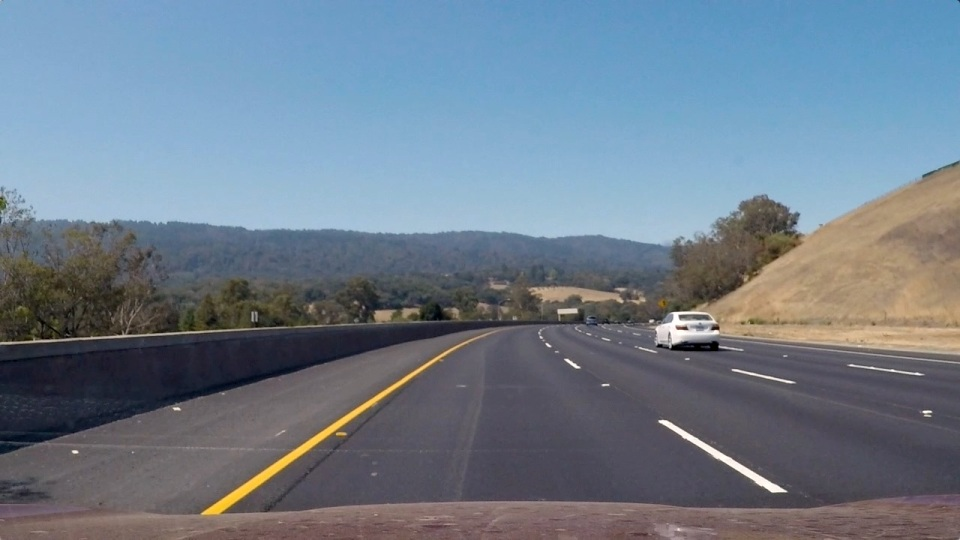
#> input picture test_images/test3.jpg, 960 x 540 px, found by its file name
$ python perspective_transformer.py
#> lines starting #> are read from the running program, lines starting #| are printed output that depends on the picture
#> further down, img is the input picture: shape (540, 960, 3); mean B, G, R 138.9, 124.6, 110.7
import cv2
import numpy as np
import matplotlib.pyplot as plt


# img = cv2.imread(r"test_images\test3.jpg")
# plt.imshow(img)
# plt.show()


# The points from the region where the lane is visible
source_points = np.float32([(412, 345), (112, 540), (900, 540), (577, 345)])

# The points to display the source region from top-view
destination_points = np.float32([(75, 0), (75, 540), (825, 540), (825, 0)])

# Create perspective region of top-view where lane lines look parallel
top_view = cv2.getPerspectiveTransform(source_points, destination_points)

# Create perspective region of front-view where lane lines are converging
front_view = cv2.getPerspectiveTransform(destination_points, source_points)


# Function that converts front-view image to top-view image
def front_to_top(img):
    return cv2.warpPerspective(img, top_view, (960, 540), flags=cv2.INTER_LINEAR)
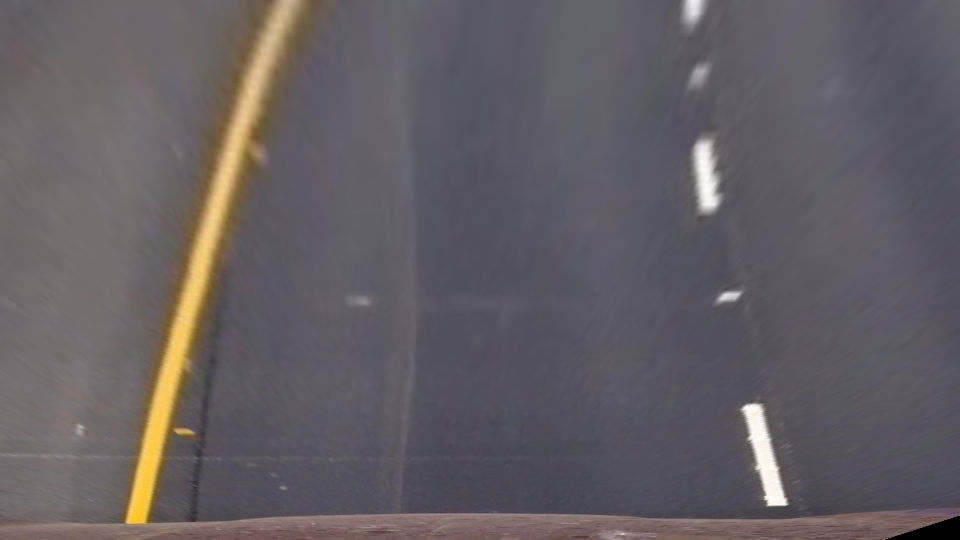
#> returned value: shape (540, 960, 3); mean of channels 0, 1, 2 99.1, 94, 99.5; drawn as B, G, R


# Function that converts top-view image to front-view image
def top_to_front(img):
    return cv2.warpPerspective(img, front_view, (960, 540), flags=cv2.INTER_LINEAR)
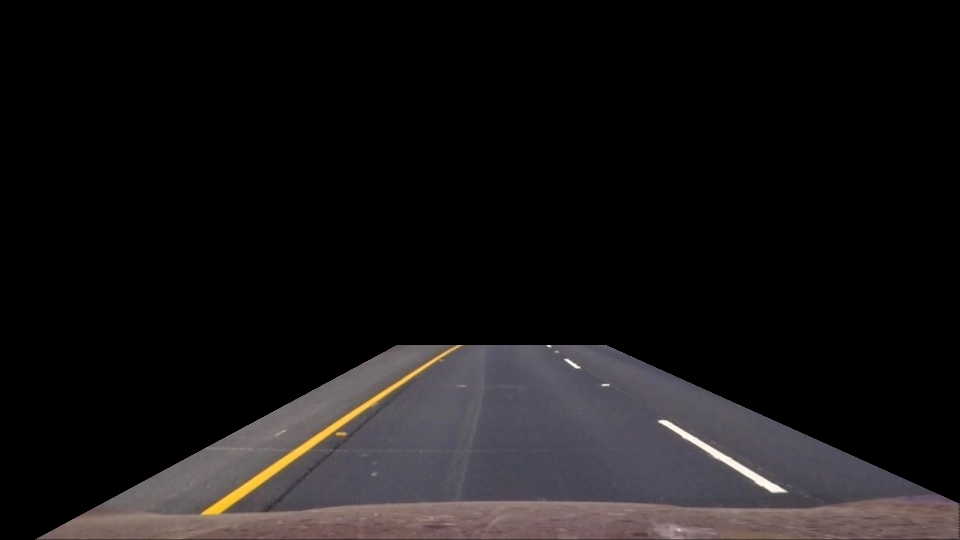
#> returned value: shape (540, 960, 3); mean of channels 0, 1, 2 21.6, 20.9, 23.1; drawn as B, G, R


# Test code
img = cv2.imread(r"test_images\test3.jpg")
out_img1 = front_to_top(img)
out_img2 = top_to_front(out_img1)
cv2.imshow("Image1", img)
cv2.imshow("Image2", out_img1)
cv2.imshow("Image3", out_img2)
cv2.waitKey(0)

$ run again, with test_images/test1.jpg copied over test_images/test3.jpg
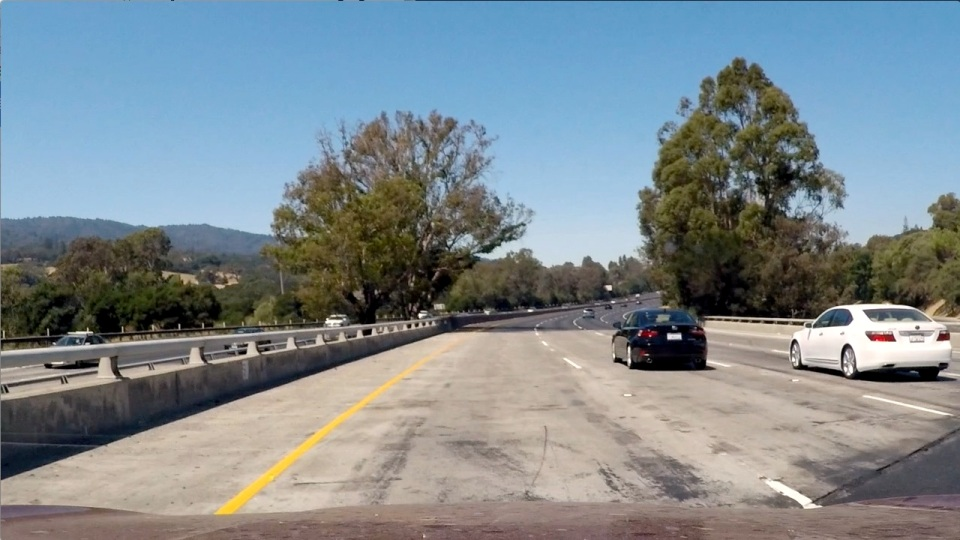
#> input picture test_images/test1.jpg, 960 x 540 px, found by its file name
#> img is the input picture: shape (540, 960, 3); mean B, G, R 142.6, 137.3, 126.4
#> in front_to_top, `return cv2.warpPerspective(img, top_view, (960, 540), flags=cv2.INTER_..`:
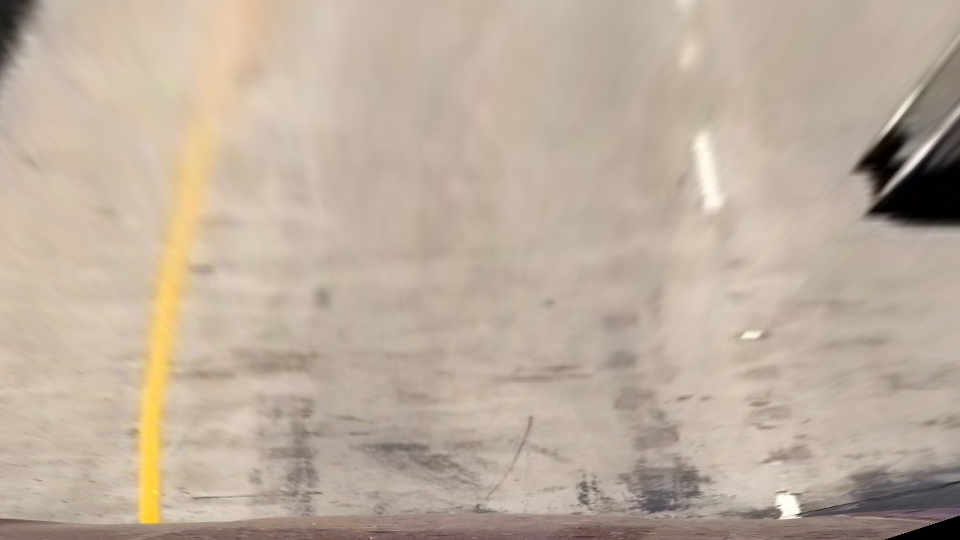
#> returned value: shape (540, 960, 3); mean of channels 0, 1, 2 157.8, 174, 189.8; drawn as B, G, R
#> in top_to_front, `return cv2.warpPerspective(img, front_view, (960, 540), flags=cv2.INTE..`:
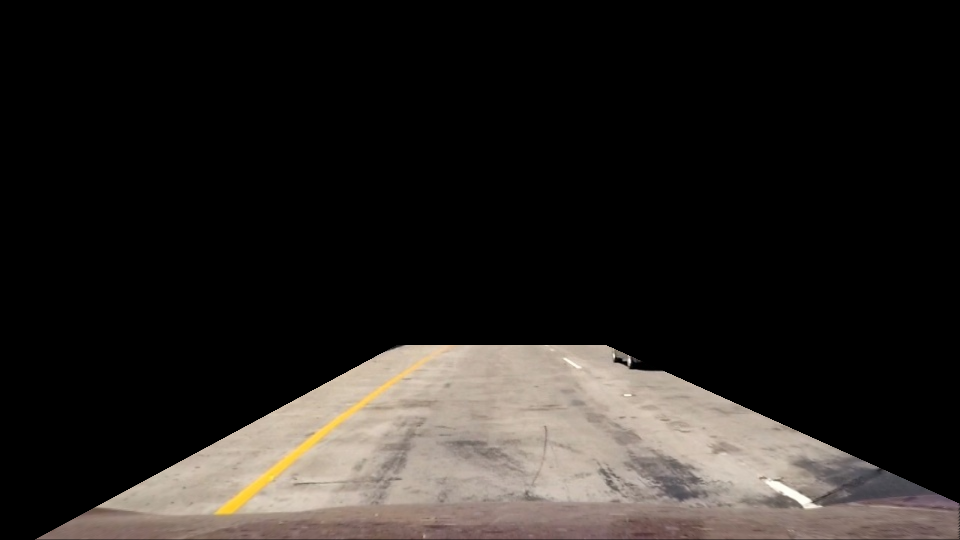
#> returned value: shape (540, 960, 3); mean of channels 0, 1, 2 32.2, 35.2, 38.9; drawn as B, G, R

$ run again, with test_images/test2.jpg copied over test_images/test3.jpg
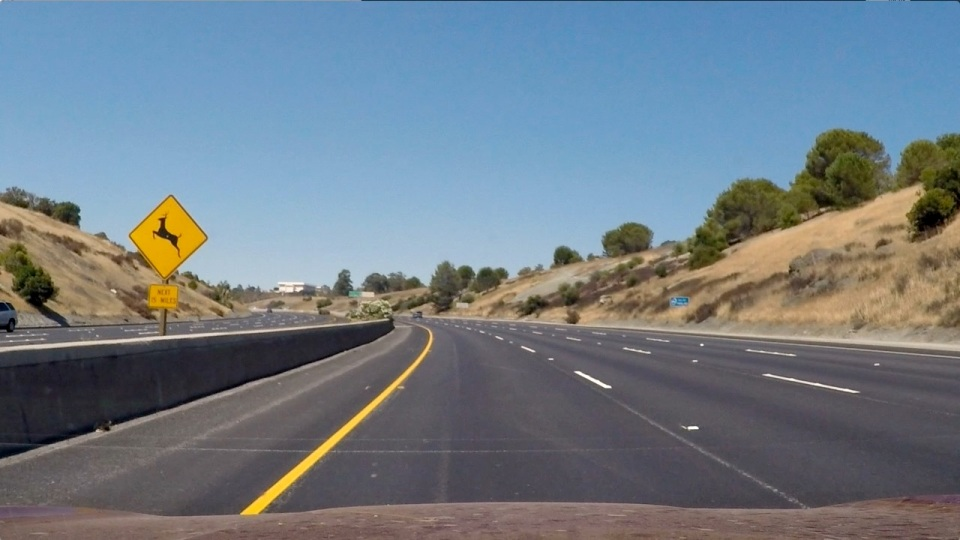
#> input picture test_images/test2.jpg, 960 x 540 px, found by its file name
#> img is the input picture: shape (540, 960, 3); mean B, G, R 133.6, 124.3, 112.6
#> in front_to_top, `return cv2.warpPerspective(img, top_view, (960, 540), flags=cv2.INTER_..`:
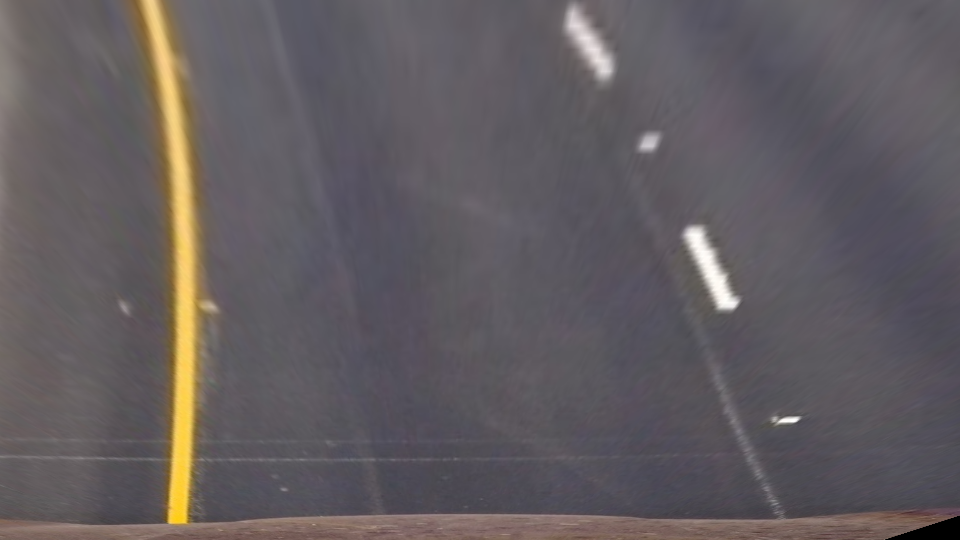
#> returned value: shape (540, 960, 3); mean of channels 0, 1, 2 95.7, 92.6, 98.4; drawn as B, G, R
#> in top_to_front, `return cv2.warpPerspective(img, front_view, (960, 540), flags=cv2.INTE..`:
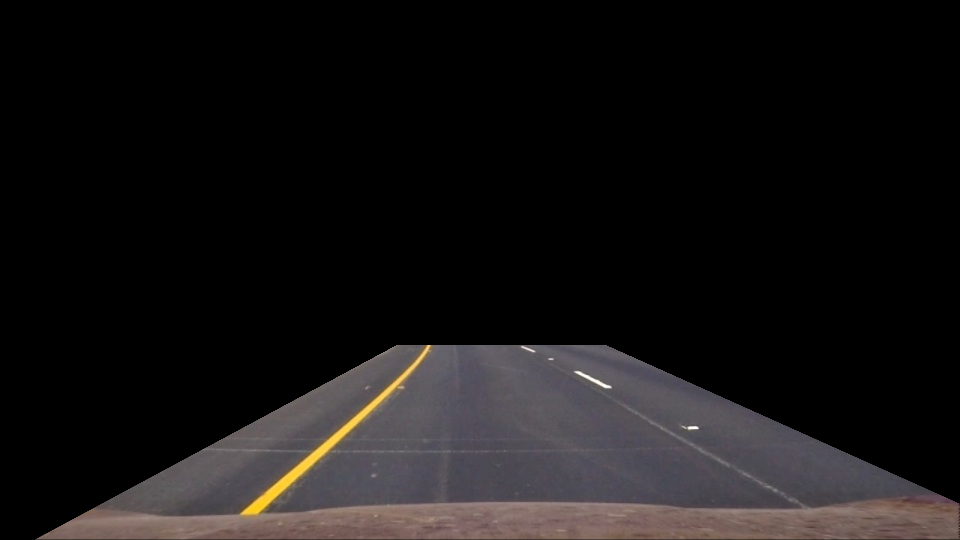
#> returned value: shape (540, 960, 3); mean of channels 0, 1, 2 20.6, 20.4, 22.6; drawn as B, G, R

$ run again, with test_images/test4.jpg copied over test_images/test3.jpg
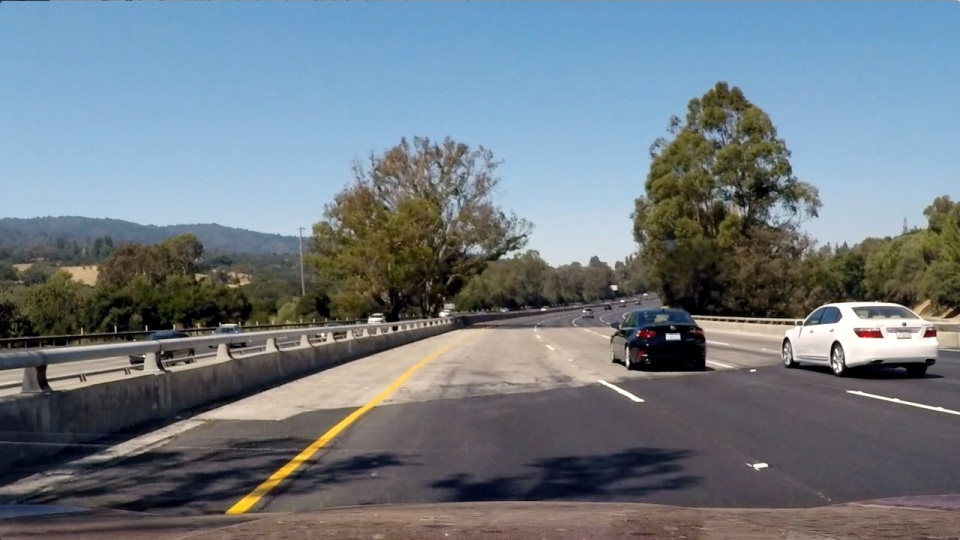
#> input picture test_images/test4.jpg, 960 x 540 px, found by its file name
#> img is the input picture: shape (540, 960, 3); mean B, G, R 131.1, 122.4, 111.5
#> in front_to_top, `return cv2.warpPerspective(img, top_view, (960, 540), flags=cv2.INTER_..`:
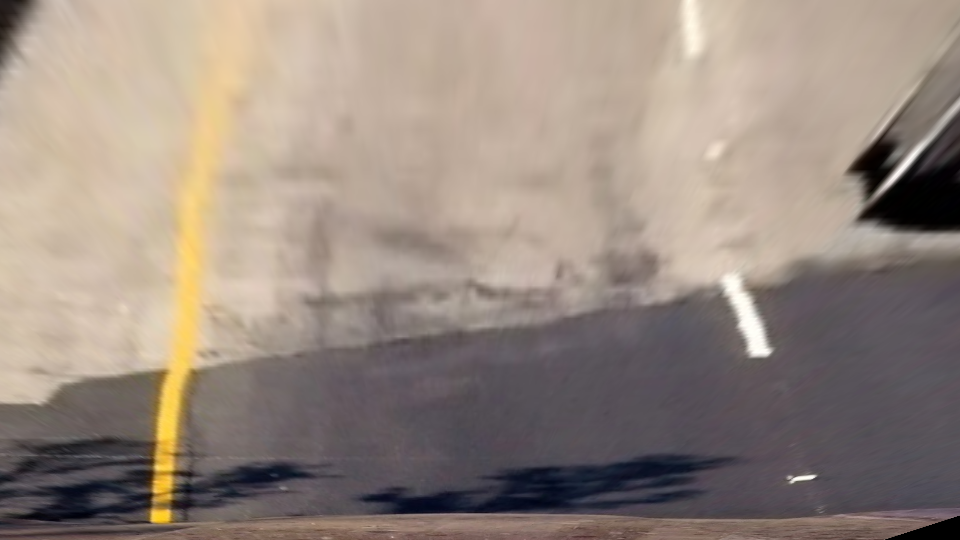
#> returned value: shape (540, 960, 3); mean of channels 0, 1, 2 127.4, 137.4, 151.3; drawn as B, G, R
#> in top_to_front, `return cv2.warpPerspective(img, front_view, (960, 540), flags=cv2.INTE..`:
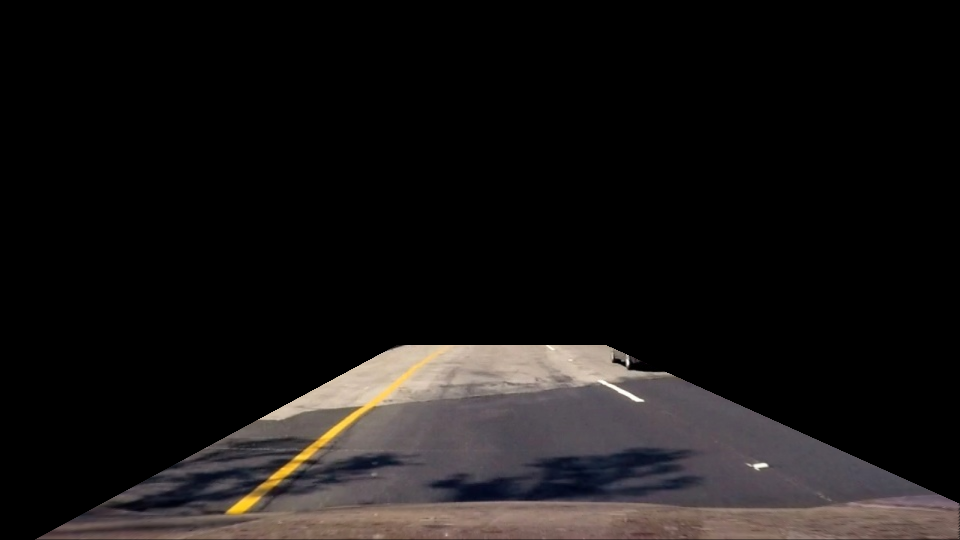
#> returned value: shape (540, 960, 3); mean of channels 0, 1, 2 20.7, 21.2, 23.8; drawn as B, G, R
